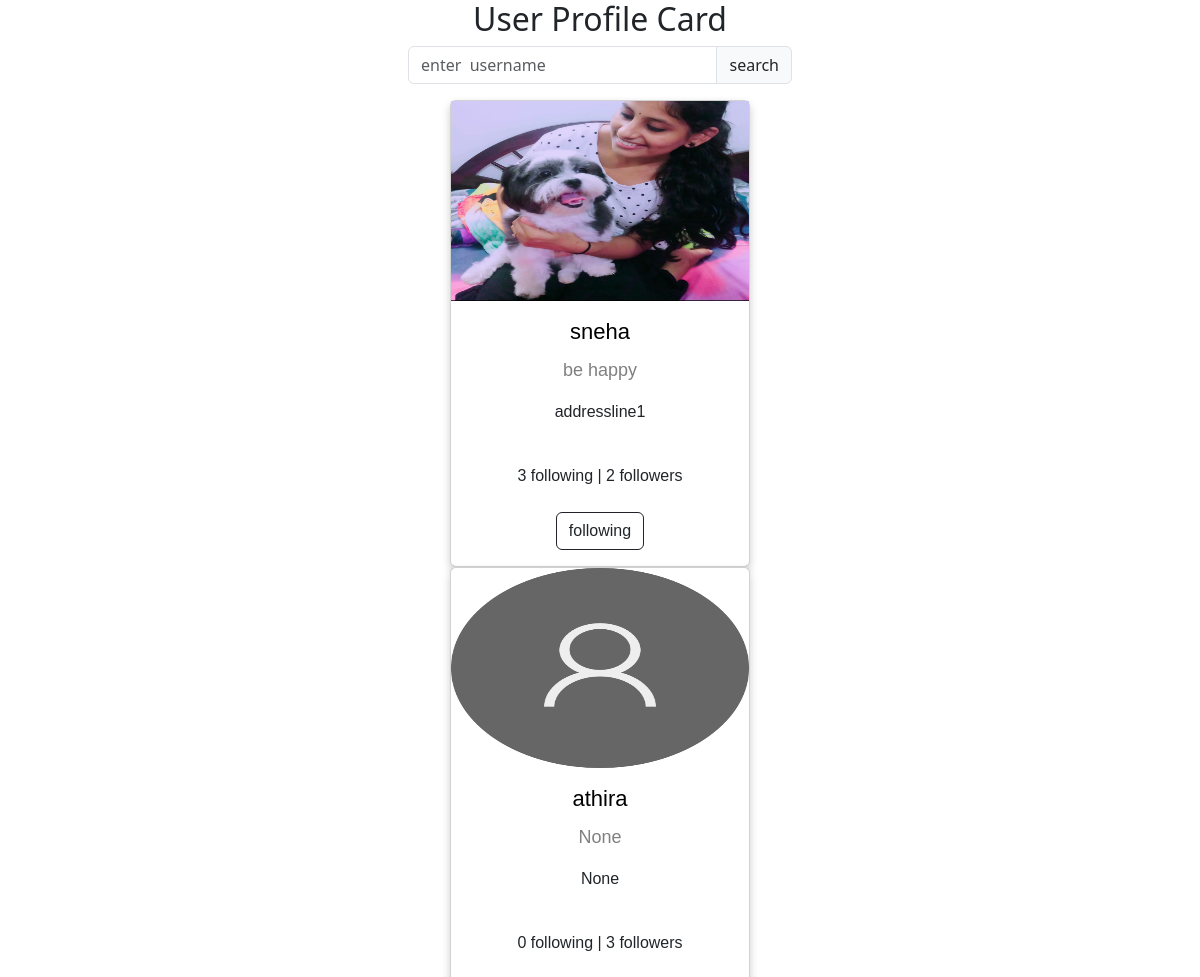
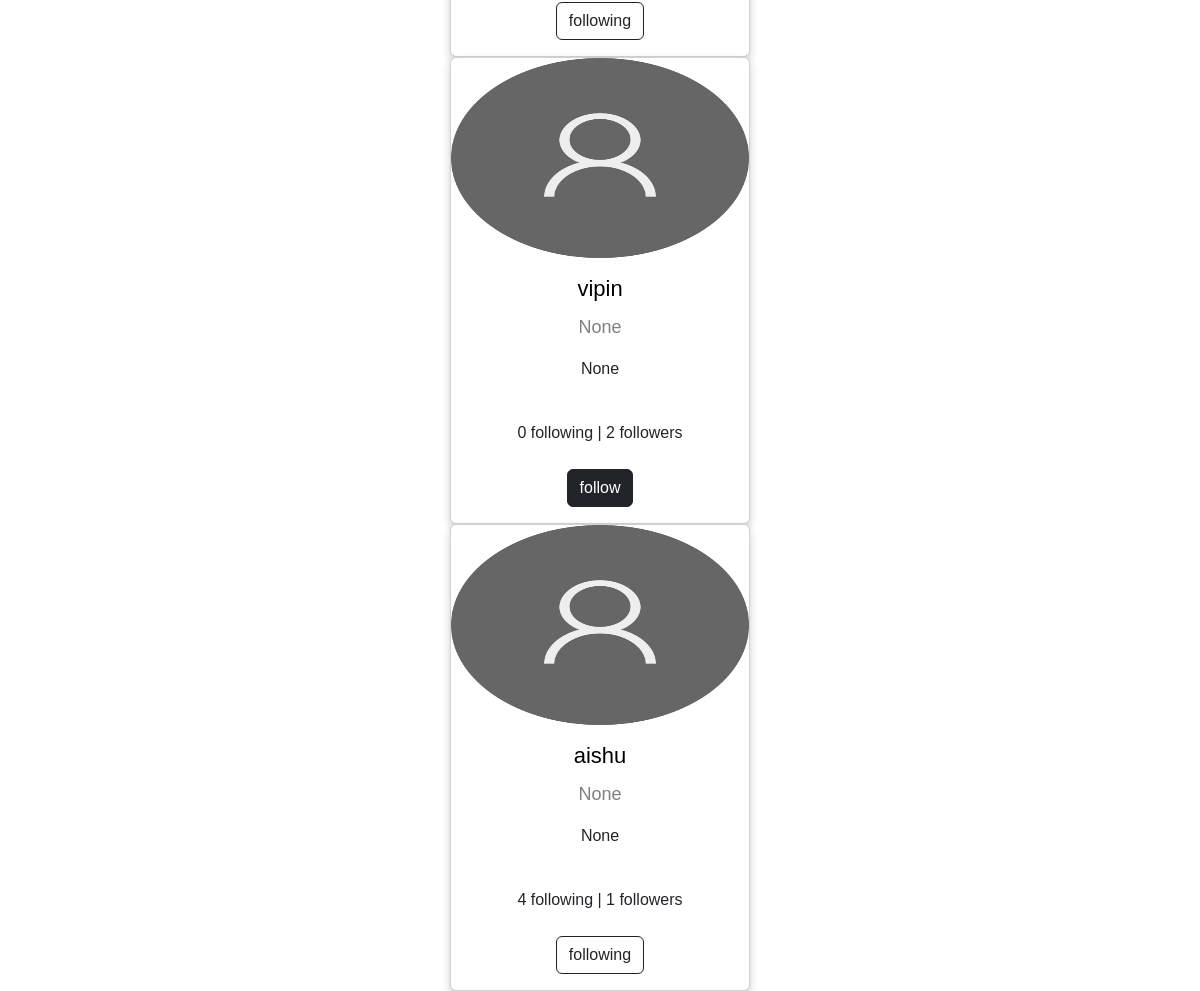
The page /profiles/all/ (signed in) on the database its author committed (2 pictures, top to bottom).
### myapp/models.py (models this page shows, shortened)
class UserProfile(models.Model):
    user=models.OneToOneField(User,on_delete=models.CASCADE,related_name="profile")
    profile_pic=models.ImageField(upload_to="profilepics",blank=True,default="/profilepics/default.png")
    bio=models.CharField(max_length=200,null=True)
    address=models.CharField(max_length=200,null=True)
    dob=models.DateTimeField(null=True)
    following=models.ManyToManyField("self",related_name="followed_by",symmetrical=False)
    created_date=models.DateTimeField(auto_now_add=True)
    cover_pic=models.ImageField(upload_to="coverpic",blank=True,default="/profilepics/coverpic.jpg")

### myapp/views.py (the view, shortened to what this page needs)
# urls.py: path('profiles/all/',views.ProfileListView.as_view(),name='profile-all'),
class ProfileListView(ListView):
    model=UserProfile
    template_name="profile-list.html"
    context_object_name="profiles"
    def get_queryset(self):
        return UserProfile.objects.exclude(user=self.request.user)

### myapp/templates/profile-list.html (shortened to what this page needs)
<!DOCTYPE html>
{%load static%}
<html>
<head>
  <link href="https://cdn.jsdelivr.net/npm/bootstrap@5.3.0-alpha3/dist/css/bootstrap.min.css" rel="stylesheet">
  <link rel="stylesheet" href="{%static 'css/cardstyle.css'%}">
<link rel="stylesheet" href="https://cdnjs.cloudflare.com/ajax/libs/font-awesome/4.7.0/css/font-awesome.min.css">
</head>
<body>
<h2 style="text-align:center">User Profile Card</h2>
<div class="row">
  <div class="col-4"></div>
  <div class="col-4">
    <form action="" method="post">
    <div class="input-group mb-3">
      <input type="text" class="form-control" placeholder="enter  username" aria-label="Recipient's username" aria-describedby="basic-addon2" name="username">
      <input type="submit" class="input-group-text" id="basic-addon2" value="search"></input>
    </div>
    </form>
  </div>
  <div class="col-4"></div>
</div>
{%for profile in profiles%}
    <div class="card">
      {%if profile.profile_pic%}
       <img src="{{profile.profile_pic.url}}" alt="John" style="width:100%" height="200px" >
      {%endif%}
      <h1> <a href="{%url 'profiledetail' profile.id%}">{{profile.user}}</a></h1>
      <p class="title">{{profile.bio}}</p>
      <p>{{profile.address}}</p>
      <div style="margin: 24px 0;">
        {{profile.following.all.count}} following |
        {{profile.followed_by.all.count}} followers
      </div>
      <p>
  {%if request.user.profile in profile.followed_by.all%}
        <a href="{%url 'unfollow' profile.id%}" class="btn btn-outline-dark">following</a>
  {%else%}
        <a href="{%url 'follow' profile.id%}" class="btn btn-dark">follow</a>
  {%endif%}
      </p>
    </div>
{%endfor%}
</body>
</html>

### myapp/static/css/cardstyle.css (style rules this page uses)
.card { box-shadow: 0 4px 8px 0 rgba(0, 0, 0, 0.2); max-width: 300px; margin: auto; text-align: center; font-family: arial; }
.title { color: grey; font-size: 18px; }
a { text-decoration: none; font-size: 22px; color: black; }

### rows shown on the page
UserProfile: profile_pic (picture), user "sneha", bio "be happy", address "addressline1", following.all.count "3", followed_by.all.count "2"
UserProfile: profile_pic (placeholder picture), user "athira", bio "None", address "None", following.all.count "0", followed_by.all.count "3"
UserProfile: profile_pic (placeholder picture), user "vipin", bio "None", address "None", following.all.count "0", followed_by.all.count "2"
UserProfile: profile_pic (placeholder picture), user "aishu", bio "None", address "None", following.all.count "4", followed_by.all.count "1"
